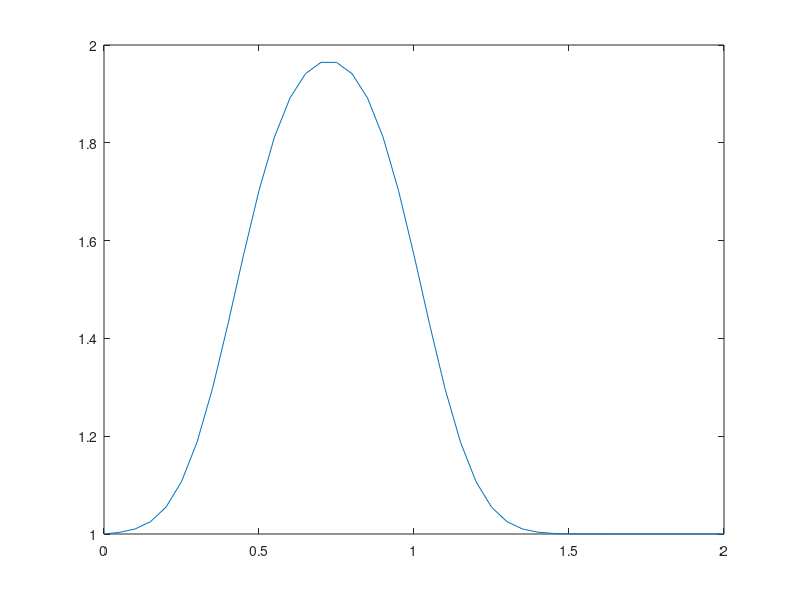

Write the MATLAB code that produced this figure.
clc;clear;
nx=41;
dx=2/(nx-1);
x=2;
nt=20;
nu=0.3;
sigma=0.2;
dt=sigma*dx^2/nu;
u=ones(nx,1);
un=ones(nt,1);
u((.5/dx):(1/dx +1))=2;%帽函数
for i=1:nt
    un=u;
    for j=2:(nx-1)
        u(j)=un(j)+nu*dt/dx^2*(un(j+1)-2*un(j)+un(j-1));%扩散方程离散格式
    end
end
plot([0:dx:x],u)